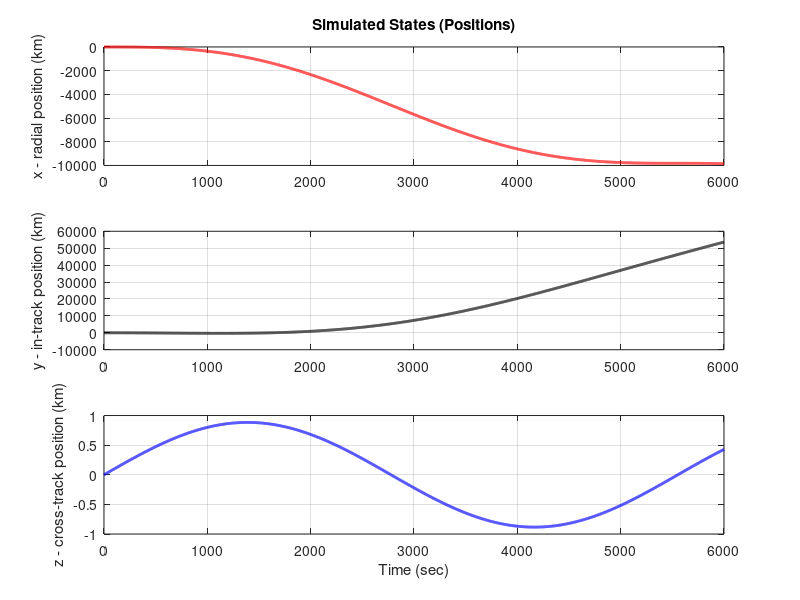
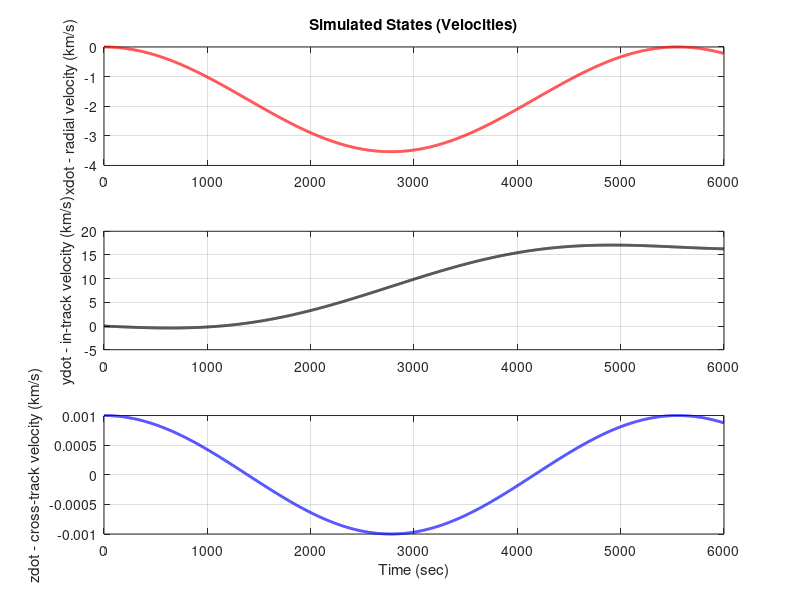

MATLAB code for these plots, in order:
%% ASEN 5014 - Linear Control Systems
% Final Project
% Galen Savidge, Aniket Goel, Andrew Palski

clear; close all; format shortG; clc;
%% PART A:Linear Systems Analysis
% Question 2:
% Linear system
n = sqrt(398600/6778^3);
A = [0 0 0 1 0 0;
     0 0 0 0 1 0;
     0 0 0 0 0 1;
     3*n^2 0 0 0 2*n 0;
     0 0 0 -2*n 0 0;
     0 0 -n^2 0 0 0];
B = [0 0 0;
     0 0 0;
     0 0 0;
     1 0 0;
     0 1 0;
     0 0 1];
C = [1 0 0 0 0 0;
     0 1 0 0 0 0;
     0 0 1 0 0 0];
D = [0 0 0;
     0 0 0;
     0 0 0];
G = [0;0;0;0;1;0]; %disturbance matrix, disturbance only affects in track dynamics
B_tot = [B,G];
D_tot = [D,[0;0;0]];
x0 = [0; 10; 0; 0; 0; .001]; % initial condition
r = [0; 5; 0; 0; 0; 0]; % reference 
d = -.001; % disturbance

 % Eigenvalues
[E, L] = eig(A);
evals = diag(L);

% Simulated plant dynamics with no control and including disturbances
u = [0;0;0];
u_tot = [u;d]';
ts = 0:1:6000;
us = u_tot + zeros(length(ts),4);
sys = ss(A,B_tot,C,D_tot);
[ys,~,xs] = lsim(sys,us,ts,x0);
figure();
ax = subplot(3,1,1);
plot(ax,ts,xs(:,1),'LineWidth',2,'Color','r')
ylabel('x - radial position (km)')
title('Simulated States (Positions)')
grid on
ax = subplot(3,1,2);
plot(ax,ts,xs(:,2),'LineWidth',2,'Color','k')
ylabel('y - in-track position (km)')
grid on
ax = subplot(3,1,3);
plot(ax,ts,xs(:,3),'LineWidth',2,'Color','b')
ylabel('z - cross-track position (km)')
xlabel('Time (sec)')
grid on

figure()
ax = subplot(3,1,1);
plot(ax,ts,xs(:,4),'LineWidth',2,'Color','r')
ylabel('xdot - radial velocity (km/s)')
title('Simulated States (Velocities)')
grid on
ax = subplot(3,1,2);
plot(ax,ts,xs(:,5),'LineWidth',2,'Color','k')
ylabel('ydot - in-track velocity (km/s)')
grid on
ax = subplot(3,1,3);
plot(ax,ts,xs(:,6),'LineWidth',2,'Color','b')
ylabel('zdot - cross-track velocity (km/s)')
xlabel('Time (sec)')
grid on

% Question 3
% Reachability/Controllability
P = [B A*B A^2*B A^3*B A^4*B A^5*B]; 
rank(P) % = 6 = n, so reachable

% Observability
O = [C; C*A; C*A^2; C*A^3; C*A^4; C*A^5];
rank(O) % = 6 = n, so completely observable